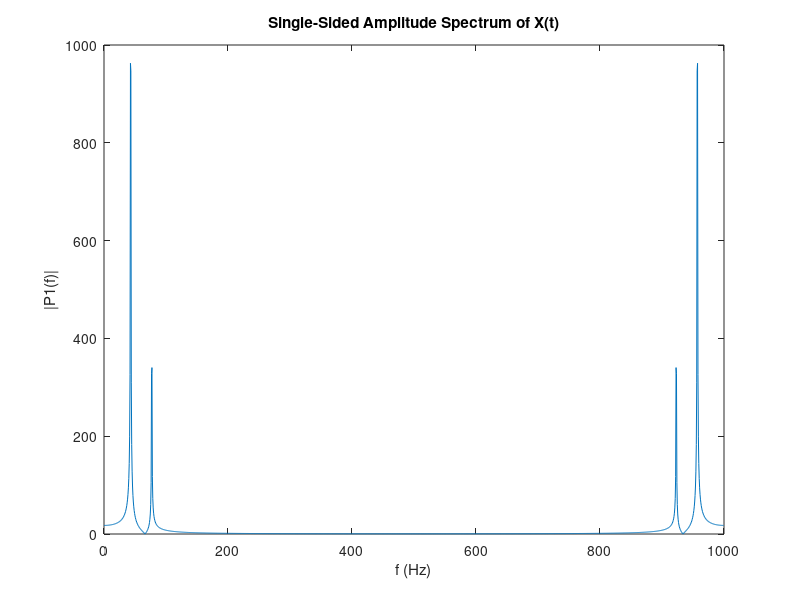

This figure's MATLAB source:

Fs = 1000;            % Sampling frequency                    
T = 1/Fs;             % Sampling period       
L = 1500;             % Length of signal
t = (0:L-1)*T;        % Time vector

% TODO: Form a signal containing a 77 Hz sinusoid of amplitude 0.7 and a 43Hz sinusoid of amplitude 2.
A1 = 0.7; A2 = 2;
f1 = 77; f2 = 43;

S = A1*sin(2*pi*f1*t) + A2*sin(2*pi*f2*t);

% Corrupt the signal with noise 
%X = S + 2*randn(size(t));
X=S;

% Plot the noisy signal in the time domain. It is difficult to identify the frequency components by looking at the signal X(t). 
plot(1000*t(1:50) ,X(1:50))
title('Signal Corrupted with Zero-Mean Random Noise')
xlabel('t (milliseconds)')
ylabel('X(t)')

% Compute the Fourier transform of the signal.
signal_fft = fft(X,L);

% TODO : Compute the two-sided spectrum P2. Then compute the single-sided spectrum P1 based on P2 and the even-valued signal length L.
signal_fft = abs(signal_fft);
%signal_fft  = signal_fft(1:L/2+1);

% Plotting
%f = Fs*(0:(L/2))/L;
f = Fs*(0:(L-1))/L;
plot(f,signal_fft) 
title('Single-Sided Amplitude Spectrum of X(t)')
xlabel('f (Hz)')
ylabel('|P1(f)|')
